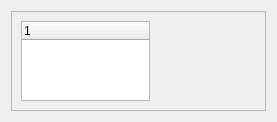
<?xml version="1.0" encoding="UTF-8"?>
<ui version="4.0">
 <class>PETCat_optionsBox</class>
 <widget class="QDialog" name="PETCat_optionsBox">
  <property name="geometry">
   <rect>
    <x>0</x>
    <y>0</y>
    <width>277</width>
    <height>122</height>
   </rect>
  </property>
  <property name="windowTitle">
   <string>Form</string>
  </property>
  <layout class="QHBoxLayout" name="horizontalLayout">
   <item>
    <widget class="QFrame" name="frame_main">
     <property name="frameShape">
      <enum>QFrame::StyledPanel</enum>
     </property>
     <property name="frameShadow">
      <enum>QFrame::Raised</enum>
     </property>
     <layout class="QHBoxLayout" name="horizontalLayout_2">
      <item>
       <widget class="QTreeWidget" name="tw_main">
        <column>
         <property name="text">
          <string notr="true">1</string>
         </property>
        </column>
       </widget>
      </item>
      <item>
       <widget class="QStackedWidget" name="sw_main">
        <property name="minimumSize">
         <size>
          <width>100</width>
          <height>0</height>
         </size>
        </property>
        <widget class="QWidget" name="page"/>
        <widget class="QWidget" name="page_2"/>
       </widget>
      </item>
     </layout>
    </widget>
   </item>
  </layout>
 </widget>
 <resources/>
 <connections/>
</ui>
